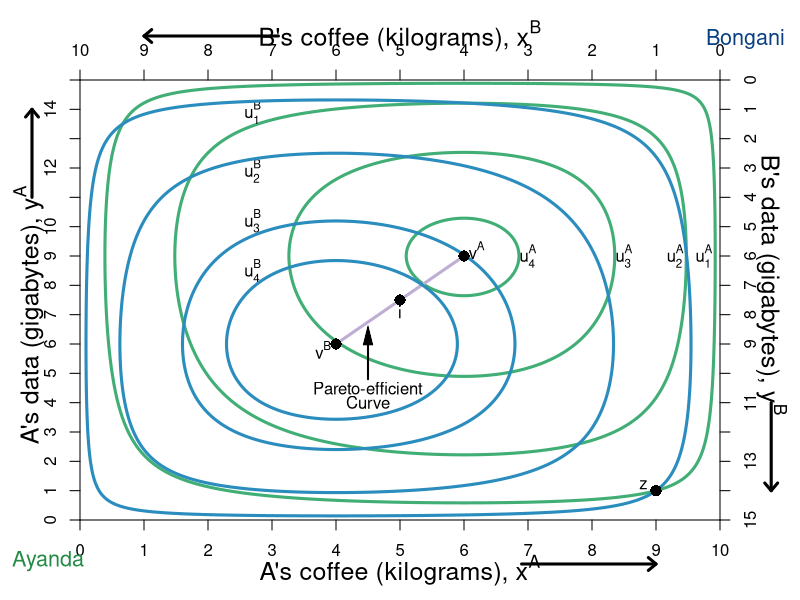

R code for this plot:
require(shape)
#pdf(file = "property_hg_hg_powers_aSTEP1.pdf", width = 9, height = 7)
#pdf(file = "property_hg_hg_powers_aSTEP2.pdf", width = 9, height = 7)
#pdf(file = "property_hg_hg_powers_aSTEP3.pdf", width = 9, height = 7)

pdf(file = "property/property_hg_hg_powers_a.pdf", width = 9, height = 7)

#Set parameters for graphics
axislabelsize <- 1.5
graphlinewidth <- 3
namesize <- 1.3

COL <- c("#7fc97f", "#beaed4", "#fdc086", "#ffff99", "#386cb0", "#f0027f", "#bf5b17", "#666666")
COLA <- c("#99d8c9","#66c2a4","#41ae76", "#238b45", "#005824")
COLB <- c("#4eb3d3", "#2b8cbe", "#0868ac","#084081")

par(mar =  c(4, 4, 4, 4))

uA <- function(x, y, alpha = 0.5, lambda = 0.4) {
  (x^(alpha)*y^(1 - alpha))^(1-lambda)*((10 - x)^(alpha)*(15 - y)^(1 - alpha))^lambda
}

uB <- function(x, y) {
  (10 - x)^(0.5)*(15 - y)^(0.5)
}

xlims <- c(0, 10)
ylims <- c(0, 15)

npts <- 501 
x <- seq(xlims[1], xlims[2], length.out = npts)
y <- seq(ylims[1], ylims[2], length.out = npts) 



#For B we need a utility where xA = 5.88, ya = 8.82 => corresponds to 1.618 above

plot(0, 0, xlim = xlims, ylim = ylims, type = "n",
     xlab = expression(paste("")),
     ylab = expression(paste("")), 
     xaxt = "n", 
     yaxt = "n", 
     cex.lab = axislabelsize, 
     bty = "n",
     xaxs="i", 
     yaxs="i")

ticksy <- seq(from = 0, to = 15, by = 1)
ylabels <- seq(from = 0, to = 15, by = 1)
ticksx <- seq(from = 0, to = 10, by = 1)
xlabels <- seq(from = 0, to = 10, by = 1)
axis(1, at = ticksx, pos = 0, labels = xlabels)
axis(2, at = ticksy, pos = 0, labels = ylabels, las = 0)

#a <- c(uA(9,1) - 1, uA(9,1), uA(9,1) + 2, uA(9,1), uA(9,1) + 3, uA(9,1) + 4, uA(9,1) + 5, uA(9,1) + 6, uA(9,1) + 6.6,  uA(9,1) + 7)
a <- c(uA(9,1), uA(9,1) + 1.5, uA(9,1) + 2.5,  uA(9,1) + 2.92)

contour(x, y, 
        outer(x, y, uA),
        drawlabels = FALSE,
        col = COLA[3],
        lwd = graphlinewidth,
        levels = a, 
        xaxs="i", 
        yaxs="i", 
        add = TRUE) 

mtext(expression(paste("A's coffee (kilograms), ", x^A)), side=1, line = 2.5, cex = axislabelsize)
text(-0.8, 7, expression(paste("A's data (gigabytes), ", y^A)), xpd = TRUE, cex = axislabelsize, srt = 90) 

#Add arrows:
arrows(-0.75, 11, -0.75, 14, xpd = TRUE, length=0.1,angle=40,lwd=3)
arrows(6.9, -1.5, 9, -1.5, xpd = TRUE, length=0.1,angle=40,lwd=3)

segments(4, 6, 6, 9, lty = 1, col = COL[2] , lwd = graphlinewidth)
text(4.5, 4.5, expression("Pareto-efficient"))
text(4.5, 4, expression("Curve"))
Arrows(4.5, 4.8, 4.5, 6.3, col = "black", lty = 1, lwd = 2, arr.type = "triangle", arr.lwd = 0.5)

#Label the iso-welfare functions for the HG, Aisha
text(9.75, 9, expression(u[1]^A))
text(9.3, 9, expression(u[2]^A))
text(8.5, 9, expression(u[3]^A))
text(7, 9, expression(u[4]^A))

#Label the indifference curves for the HE, Betty
text(2.7, 13.9, expression(u[1]^B))
text(2.7, 11.9, expression(u[2]^B))
text(2.7, 10.2, expression(u[3]^B))
text(2.7, 8.5, expression(u[4]^B))

#text(1.3, 1.1, expression(u[5]^B))

#A's bliss point - 3.1073 is the value of u
# points(5.88, 8.82, pch = 16, col = "black", cex = 1.5)
# text(6, 13.5, expression(paste("A's highest u, ", u[max]^A)))
# Arrows(6, 13.2, 6, 9.5, col = "black", lty = 1, lwd = 2, arr.type = "triangle", arr.lwd = 0.5)

#Label point i. 
points(5, 7.5, pch = 16, col = "black", cex = 1.5)
text(5, 7.1, expression(paste(i)))
# 



text(-0.5, -1.4, expression("Ayanda"), xpd = TRUE, cex = namesize, col = COLA[4])
text(10.4, 16.4, expression("Bongani"), xpd = TRUE, cex = namesize, col = COLB[4])

par(new = TRUE)

#Use the same x and ylims as previously, but with locations switched
xlims2 <- c(10, 0)
ylims2 <- c(15, 0)

#Leave the ylab and xlab blank to ensure no axes titles
plot(0, 0, xlim = xlims2, ylim = ylims2, type = "n",
     xlab = expression(paste("")),
     ylab = expression(paste("")),
     xaxt = "n", 
     yaxt = "n", 
     cex.lab = 1.3, 
     bty = "n",
     xaxs="i", 
     yaxs="i")

uB <- function(x, y, alpha = 0.5, lambda = 0.4) {
  (x^(alpha)*y^(1 - alpha))^(1-lambda)*((10 - x)^(alpha)*(15 - y)^(1 - alpha))^lambda
}

b <- c(uB(1,14), uB(1,14) + 1.5, uB(1,14) + 2.33, uB(1,14) + 2.6)

contour(x, y, 
        outer(x, y, uB),
        drawlabels = FALSE,
        col = COLB[2],
        lwd = graphlinewidth,
        levels = b, 
        add = TRUE
) 


# #Label two points for comparison
points(1, 14, pch = 16, col = "black", cex = 1.5)
text(1.2, 13.8, expression(paste(z)))

# #Label two points for comparison
points(0.4*10, 0.4*15, pch = 16, col = "black", cex = 1.5)
text(0.4*10-0.2, 0.4*15-0.2,expression(paste(v^A)))


points(0.6*10, 0.6*15, pch = 16, col = "black", cex = 1.5)
text(0.6*10 + 0.2, 0.6*15 + 0.2,expression(paste(v^B)))


# points(8.8, (3/2)*8.8, pch = 16, col = "black", cex = 1.5)
# text(8.8, (3/2)*8.8 - 0.5, expression(paste(j)))
# 
# points(0.4, (3/2)*0.4, pch = 16, col = "black", cex = 1.5)
# text(0.4 + 0.2, (3/2)*0.4 + 0.2, expression(paste(k)))

#Set up axes at sides 3 and 4 (top and right)
axis(side = 3, at = ticksx, pos = 0, labels = xlabels)
axis(side = 4, at = ticksy, pos = 0, labels = ylabels, las = 0)
text(5, -1.5, expression(paste("B's coffee (kilograms), ", x^B)), xpd = TRUE, cex = axislabelsize)
text(-0.8, 7, expression(paste("B's data (gigabytes), ", y^B)), xpd = TRUE, cex = axislabelsize, srt = 270) 

#Add arrows:
arrows(-0.8, 11, -0.8, 14, xpd = TRUE, length=0.1,angle=40,lwd=3)
arrows(6.9, -1.5, 9, -1.5, xpd = TRUE, length=0.1,angle=40,lwd=3)


dev.off()
